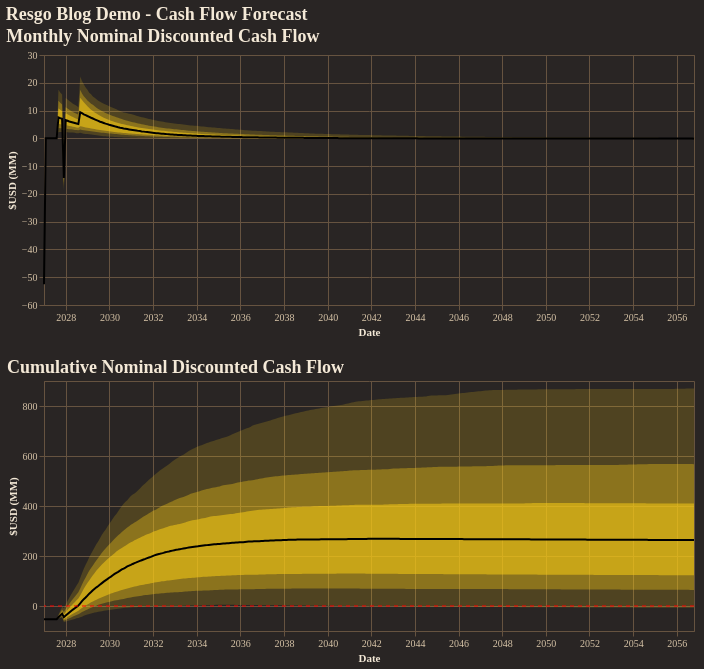

Notebook code cell kept with this figure:
### Code cell
fig = reporter.plotter.combined_cash_flow_plot(
    figsize=(650, 250),
    backend=PLOTTING_BACKEND
)
fig.show()

### Figure 1 — Vega-Lite specification as saved in the notebook (floating-point values rounded to 4 significant figures; data arrays with more than 128 entries replaced by an {"elided": "..."} marker saying what was removed)
{"config": {"background": "#292524", "view": {"fill": "#292524", "stroke": "#665340"}, "title": {"color": "#f4e9d7", "font": "Merriweather", "fontSize": 18, "fontWeight": 600, "subtitleColor": "#d5c2a6", "anchor": "start"}, "axis": {"domainColor": "#665340", "gridColor": "#665340", "tickColor": "#665340", "labelColor": "#d5c2a6", "titleColor": "#f4e9d7", "labelFont": "Merriweather", "titleFont": "Merriweather"}, "legend": {"titleColor": "#f4e9d7", "labelColor": "#d5c2a6", "labelFont": "Merriweather", "titleFont": "Merriweather", "orient": "top-right", "symbolType": "circle"}, "header": {"labelColor": "#d5c2a6", "titleColor": "#f4e9d7", "labelFont": "Merriweather", "titleFont": "Merriweather"}, "mark": {"color": "#c78d3b"}, "line": {"color": "#c78d3b"}, "bar": {"color": "#c78d3b"}, "point": {"color": "#ddb06d"}, "area": {"color": "#c78d3b", "opacity": 0.35}, "text": {"color": "#f4e9d7", "font": "Merriweather"}, "range": {"category": ["#5DA5DA", "#F28E2B", "#59C36A", "#E15759", "#B07AA1", "#4ECDC4", "#FF9DA7", "#EDC948"]}}, "vconcat": [{"layer": [{"mark": {"type": "area", "color": "rgba(250, 204, 21, 1.0)", "opacity": 0.18}, "encoding": {"tooltip": [{"field": "date", "title": "Date", "type": "temporal"}, {"field": "p01", "format": ",.2f", "title": "P01", "type": "quantitative"}, {"field": "p10", "format": ",.2f", "title": "P10", "type": "quantitative"}, {"field": "p25", "format": ",.2f", "title": "P25", "type": "quantitative"}, {"field": "p50", "format": ",.2f", "title": "P50", "type": "quantitative"}, {"field": "p75", "format": ",.2f", "title": "P75", "type": "quantitative"}, {"field": "p90", "format": ",.2f", "title": "P90", "type": "quantitative"}, {"field": "p99", "format": ",.2f", "title": "P99", "type": "quantitative"}], "x": {"field": "date", "title": "Date", "type": "temporal"}, "y": {"field": "p01", "title": "$USD (MM)", "type": "quantitative"}, "y2": {"field": "p99"}}}, {"mark": {"type": "area", "color": "rgba(250, 204, 21, 1.0)", "opacity": 0.35}, "encoding": {"tooltip": [{"field": "date", "title": "Date", "type": "temporal"}, {"field": "p01", "format": ",.2f", "title": "P01", "type": "quantitative"}, {"field": "p10", "format": ",.2f", "title": "P10", "type": "quantitative"}, {"field": "p25", "format": ",.2f", "title": "P25", "type": "quantitative"}, {"field": "p50", "format": ",.2f", "title": "P50", "type": "quantitative"}, {"field": "p75", "format": ",.2f", "title": "P75", "type": "quantitative"}, {"field": "p90", "format": ",.2f", "title": "P90", "type": "quantitative"}, {"field": "p99", "format": ",.2f", "title": "P99", "type": "quantitative"}], "x": {"field": "date", "title": "Date", "type": "temporal"}, "y": {"field": "p10", "title": "$USD (MM)", "type": "quantitative"}, "y2": {"field": "p90"}}}, {"mark": {"type": "area", "color": "rgba(250, 204, 21, 1.0)", "opacity": 0.55}, "encoding": {"tooltip": [{"field": "date", "title": "Date", "type": "temporal"}, {"field": "p01", "format": ",.2f", "title": "P01", "type": "quantitative"}, {"field": "p10", "format": ",.2f", "title": "P10", "type": "quantitative"}, {"field": "p25", "format": ",.2f", "title": "P25", "type": "quantitative"}, {"field": "p50", "format": ",.2f", "title": "P50", "type": "quantitative"}, {"field": "p75", "format": ",.2f", "title": "P75", "type": "quantitative"}, {"field": "p90", "format": ",.2f", "title": "P90", "type": "quantitative"}, {"field": "p99", "format": ",.2f", "title": "P99", "type": "quantitative"}], "x": {"field": "date", "title": "Date", "type": "temporal"}, "y": {"field": "p25", "title": "$USD (MM)", "type": "quantitative"}, "y2": {"field": "p75"}}}, {"mark": {"type": "line", "color": "black", "strokeWidth": 2}, "encoding": {"tooltip": [{"field": "date", "title": "Date", "type": "temporal"}, {"field": "p01", "format": ",.2f", "title": "P01", "type": "quantitative"}, {"field": "p10", "format": ",.2f", "title": "P10", "type": "quantitative"}, {"field": "p25", "format": ",.2f", "title": "P25", "type": "quantitative"}, {"field": "p50", "format": ",.2f", "title": "P50", "type": "quantitative"}, {"field": "p75", "format": ",.2f", "title": "P75", "type": "quantitative"}, {"field": "p90", "format": ",.2f", "title": "P90", "type": "quantitative"}, {"field": "p99", "format": ",.2f", "title": "P99", "type": "quantitative"}], "x": {"field": "date", "title": "Date", "type": "temporal"}, "y": {"field": "p50", "title": "$USD (MM)", "type": "quantitative"}}}], "data": {"name": "data-fdc8d6c36d7d0a0805ca4ee34fad23fe"}, "height": 250, "title": "Monthly Nominal Discounted Cash Flow", "width": 650}, {"layer": [{"layer": [{"mark": {"type": "area", "color": "rgba(250, 204, 21, 1.0)", "opacity": 0.18}, "encoding": {"tooltip": [{"field": "date", "title": "Date", "type": "temporal"}, {"field": "p01", "format": ",.2f", "title": "P01", "type": "quantitative"}, {"field": "p10", "format": ",.2f", "title": "P10", "type": "quantitative"}, {"field": "p25", "format": ",.2f", "title": "P25", "type": "quantitative"}, {"field": "p50", "format": ",.2f", "title": "P50", "type": "quantitative"}, {"field": "p75", "format": ",.2f", "title": "P75", "type": "quantitative"}, {"field": "p90", "format": ",.2f", "title": "P90", "type": "quantitative"}, {"field": "p99", "format": ",.2f", "title": "P99", "type": "quantitative"}], "x": {"field": "date", "title": "Date", "type": "temporal"}, "y": {"field": "p01", "title": "$USD (MM)", "type": "quantitative"}, "y2": {"field": "p99"}}}, {"mark": {"type": "area", "color": "rgba(250, 204, 21, 1.0)", "opacity": 0.35}, "encoding": {"tooltip": [{"field": "date", "title": "Date", "type": "temporal"}, {"field": "p01", "format": ",.2f", "title": "P01", "type": "quantitative"}, {"field": "p10", "format": ",.2f", "title": "P10", "type": "quantitative"}, {"field": "p25", "format": ",.2f", "title": "P25", "type": "quantitative"}, {"field": "p50", "format": ",.2f", "title": "P50", "type": "quantitative"}, {"field": "p75", "format": ",.2f", "title": "P75", "type": "quantitative"}, {"field": "p90", "format": ",.2f", "title": "P90", "type": "quantitative"}, {"field": "p99", "format": ",.2f", "title": "P99", "type": "quantitative"}], "x": {"field": "date", "title": "Date", "type": "temporal"}, "y": {"field": "p10", "title": "$USD (MM)", "type": "quantitative"}, "y2": {"field": "p90"}}}, {"mark": {"type": "area", "color": "rgba(250, 204, 21, 1.0)", "opacity": 0.55}, "encoding": {"tooltip": [{"field": "date", "title": "Date", "type": "temporal"}, {"field": "p01", "format": ",.2f", "title": "P01", "type": "quantitative"}, {"field": "p10", "format": ",.2f", "title": "P10", "type": "quantitative"}, {"field": "p25", "format": ",.2f", "title": "P25", "type": "quantitative"}, {"field": "p50", "format": ",.2f", "title": "P50", "type": "quantitative"}, {"field": "p75", "format": ",.2f", "title": "P75", "type": "quantitative"}, {"field": "p90", "format": ",.2f", "title": "P90", "type": "quantitative"}, {"field": "p99", "format": ",.2f", "title": "P99", "type": "quantitative"}], "x": {"field": "date", "title": "Date", "type": "temporal"}, "y": {"field": "p25", "title": "$USD (MM)", "type": "quantitative"}, "y2": {"field": "p75"}}}, {"mark": {"type": "line", "color": "black", "strokeWidth": 2}, "encoding": {"tooltip": [{"field": "date", "title": "Date", "type": "temporal"}, {"field": "p01", "format": ",.2f", "title": "P01", "type": "quantitative"}, {"field": "p10", "format": ",.2f", "title": "P10", "type": "quantitative"}, {"field": "p25", "format": ",.2f", "title": "P25", "type": "quantitative"}, {"field": "p50", "format": ",.2f", "title": "P50", "type": "quantitative"}, {"field": "p75", "format": ",.2f", "title": "P75", "type": "quantitative"}, {"field": "p90", "format": ",.2f", "title": "P90", "type": "quantitative"}, {"field": "p99", "format": ",.2f", "title": "P99", "type": "quantitative"}], "x": {"field": "date", "title": "Date", "type": "temporal"}, "y": {"field": "p50", "title": "$USD (MM)", "type": "quantitative"}}}], "data": {"name": "data-61e07078442be8042b406b8d42e6a752"}, "title": "Cumulative Nominal Discounted Cash Flow"}, {"data": {"name": "data-42990c68f268a11fa16682fcd3437a6f"}, "mark": {"type": "rule", "color": "red", "strokeDash": [4, 4]}, "encoding": {"y": {"field": "zero", "type": "quantitative"}}}], "height": 250, "width": 650}], "title": "Resgo Blog Demo - Cash Flow Forecast", "$schema": "https://vega.github.io/schema/vega-lite/v5.20.1.json", "datasets": {"data-fdc8d6c36d7d0a0805ca4ee34fad23fe": {"elided": "360 records"}, "data-61e07078442be8042b406b8d42e6a752": {"elided": "360 records"}, "data-42990c68f268a11fa16682fcd3437a6f": [{"zero": 0}]}}
